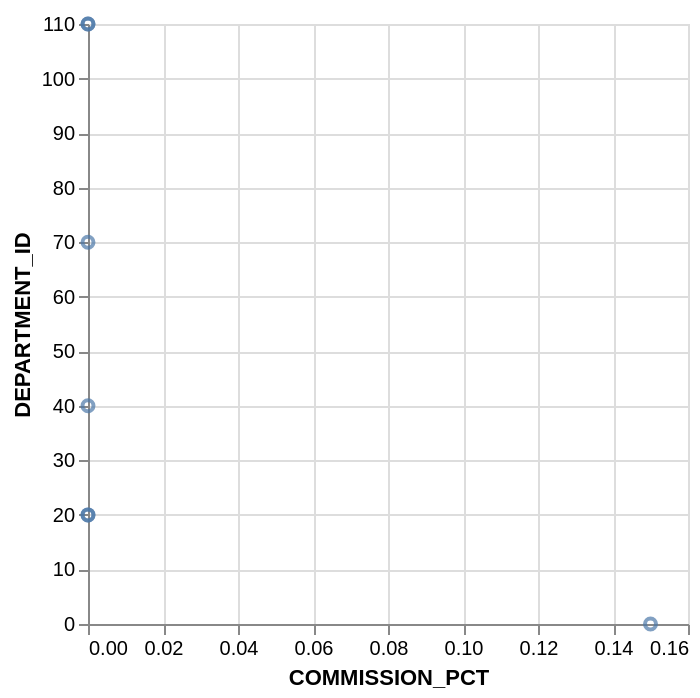

Here is the Vega-Lite specification saved for this chart:
### Vega-Lite specification from a JSON file in a GitHub repository (floating-point values rounded to 4 significant figures)
{"data": {"values": [{"x_data": 0.15, "y_data": 0}, {"x_data": 0, "y_data": 20}, {"x_data": 0, "y_data": 20}, {"x_data": 0, "y_data": 40}, {"x_data": 0, "y_data": 70}, {"x_data": 0, "y_data": 110}, {"x_data": 0, "y_data": 110}]}, "mark": "point", "encoding": {"x": {"field": "x_data", "type": "quantitative", "title": "COMMISSION_PCT"}, "y": {"field": "y_data", "type": "quantitative", "title": "DEPARTMENT_ID"}}}
